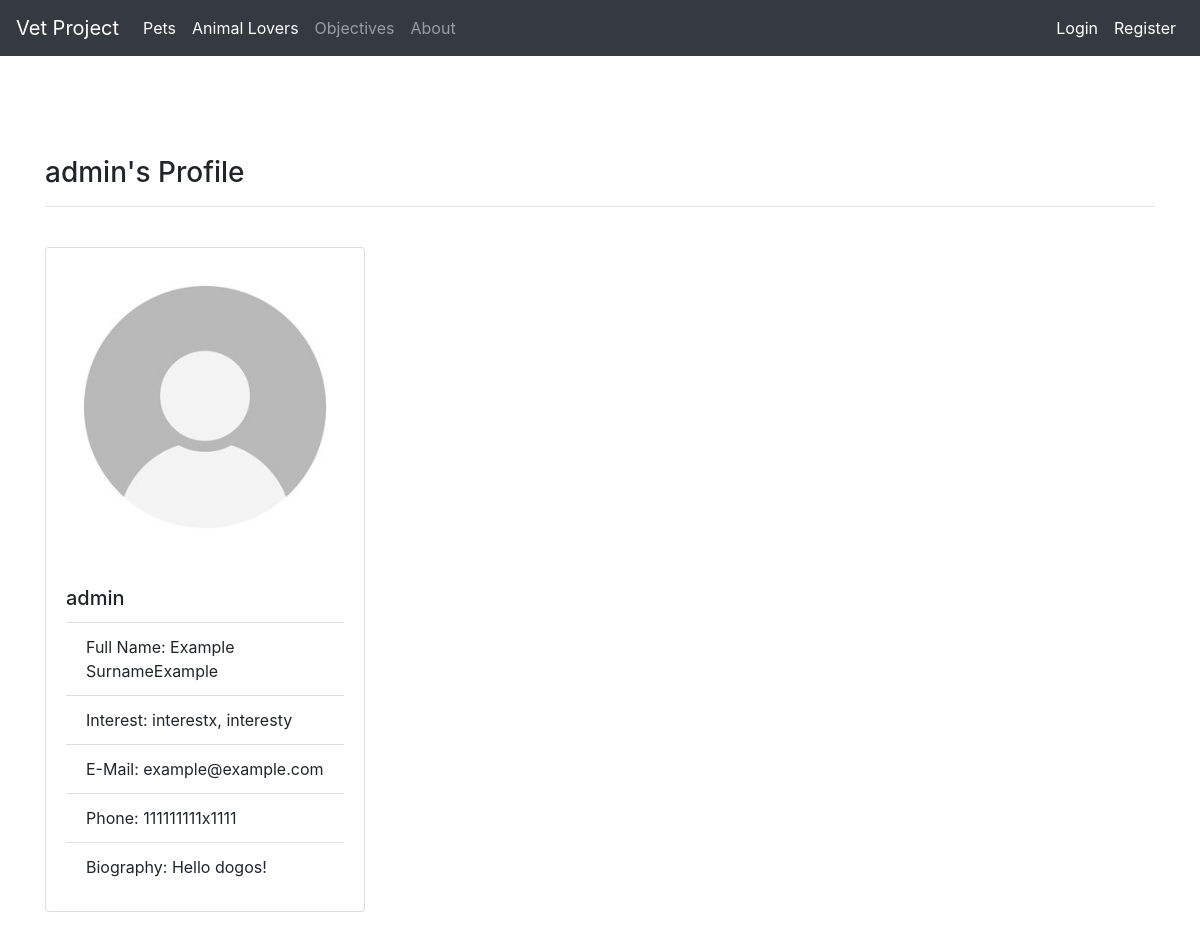
The page /profile/author/26 on the database its author committed.
### contact/models.py (models this page shows, shortened)
class Contact(models.Model):
    author = models.ForeignKey("auth.User",on_delete=models.CASCADE,verbose_name="Animal Lover")
    fullname = models.CharField(blank=True,max_length=50,verbose_name="Full Name")
    interest = models.CharField(blank=True,max_length=50,verbose_name="Interests")
    email = models.EmailField(blank=True,max_length=30,verbose_name="E-Mail")
    phone = PhoneField(blank=True,verbose_name="Phone Number")
    bio = models.TextField(blank=True,verbose_name="Biography")

### contact/views.py (the view)
# urls.py: path('author/<int:id>', views.sProfile, name="sprofile"),
def sProfile(request,id):
    info = Contact.objects.filter(id=id).first()
    context = {
        "info":info,
        }
    return render(request,"sprofile.html",context=context)

### templates/sprofile.html
{% extends "layout.html" %}
{% block body %}
<div class="row">
    <div class="col">
        <h3>{{info.author}}'s Profile</h3>
        <hr>
        <br>
        <div class="card" style="width: 20rem;">
            <img class="card-img-top" src="../../media/profile.jpeg" alt="Card image cap">
            <div class="card-body">
                <h5 class="card-title">{{info.author}}</h5>
                <ul class="list-group list-group-flush">
                    <li class="list-group-item">Full Name: {{info.fullname}}</li>
                    <li class="list-group-item">Interest: {{info.interest}}</li>
                    <li class="list-group-item">E-Mail: {{info.email}}</li>
                    <li class="list-group-item">Phone: {{info.phone}}</li>
                    <li class="list-group-item">Biography: {{info.bio}}</li>
                </ul>
            </div>
        </div>
    </div>
</div>
<br><br>
{% endblock %}

### rows shown on the page
Contact: author "admin", fullname "Example SurnameExample", interest "interestx, interesty", email "example@example.com", phone "111111111x1111", bio "Hello dogos!"
